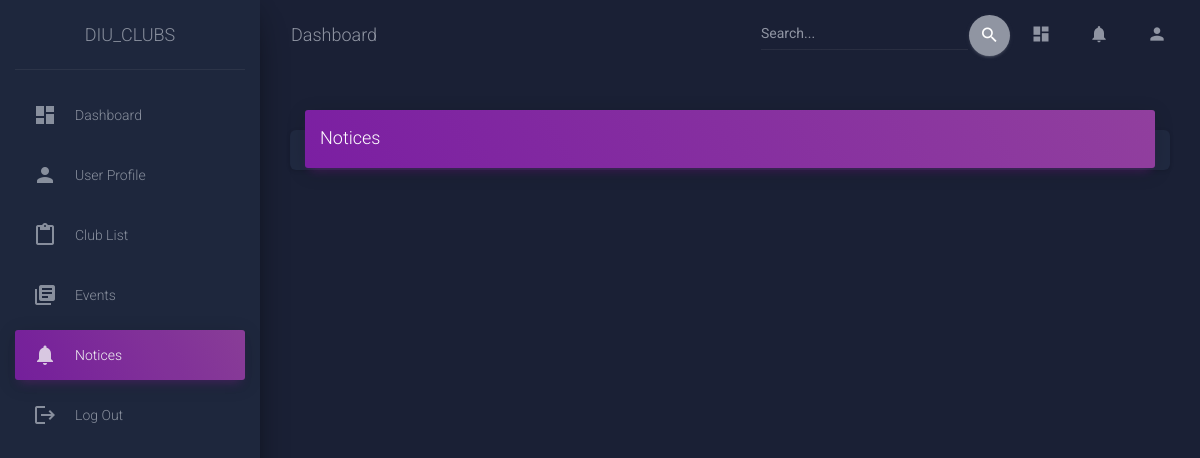
Page /notice (signed in) on the earlier database version.
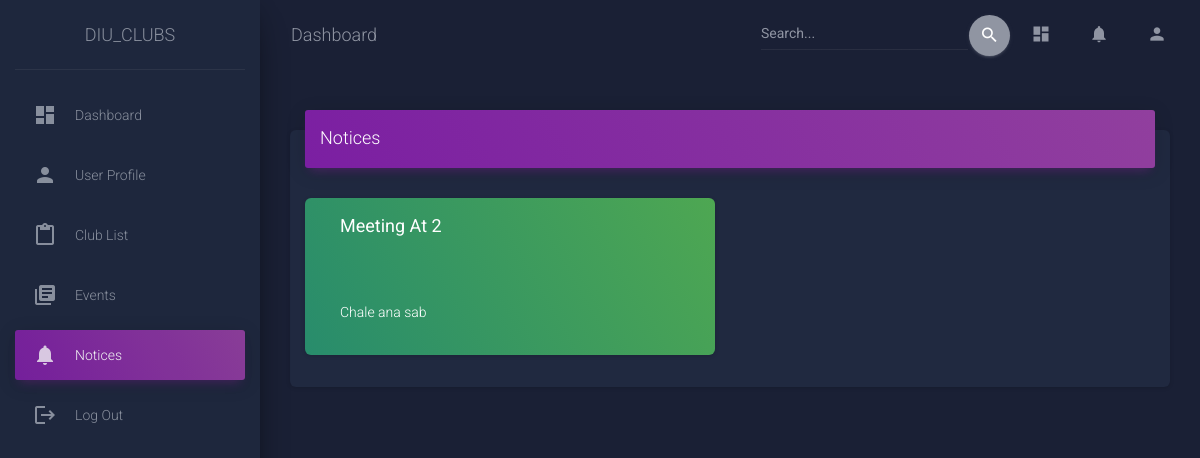
Same page on the later database version.
### Dashboard/models.py (models this page shows, shortened)
class Notice(models.Model):
    title = models.CharField(max_length=50)
    club = models.ForeignKey(Club, on_delete=models.CASCADE, null=True)
    description = models.CharField(max_length=500)

### Dashboard/views.py (the view)
# urls.py: path('notice',views.notice,name='notice'),
@login_required
def notice(request):
    admin_name = request.user.username[6:]
    user = str(request.user)
    student = Student.objects.get(user=request.user)
    if "admin" in user:
        club_name = Club.objects.get(tag=admin_name)
        if request.method == "POST":
            title = request.POST["title"]
            description = request.POST["description"]
            Notice.objects.create(title=title, description=description, club=club_name)
            notice_count = Notice.objects.filter(club=club_name).count()
            Notification.objects.update_or_create(
                notification_type="notices",
                club=club_name,
                user_type="general_user",
                defaults={"total": notice_count},
            )
            messages.success(request, "Notice Added")
            return redirect("notice")
        else:
            form_data = {}
            total = Notice.objects.filter(club__club_name=club_name).count()
            total_id = list(
                Notice.objects.filter(club__club_name=club_name).values_list(
                    "id", flat=True
                )
            )
            print(total_id)
            if total_id:
                for i in total_id:
                    title = Notice.objects.get(id=i, club__club_name=club_name).title
                    description = Notice.objects.get(
                        id=i, club__club_name=club_name
                    ).description
                    form_data[title] = description
                print(form_data)
                return render(
                    request, "dashboard/notice.html", {"form_data": form_data}
                )
            return render(request, "dashboard/notice.html", {"form_data": form_data})
    else:
        form_data = {}
        clubs = MemberJoined.objects.filter(student=student).values_list(
            "club__club_name", flat=True
        )
        clubs_with_notices = []
        for club_name in clubs:
            if Notice.objects.filter(club__club_name=club_name).exists():
                clubs_with_notices.append(club_name)
        if clubs_with_notices:
            for club_name in clubs_with_notices:
                notices = Notice.objects.filter(club__club_name=club_name)
                for notice in notices:
                    form_data[notice.title] = notice.description
        return render(request, "dashboard/notice.html", {"form_data": form_data})

### templates/dashboard/notice.html (shortened to what this page needs)
{% extends "sidebar/main.html" %}
{% block content %}
         <div class="wrapper">
            <div class="sidebar" data-color="purple" data-background-color="black" data-image="css/assets/img/sidebar-2.jpg">
               <div class="logo"><a href="http://www.creative-tim.com" class="simple-text logo-normal">
                  DIU_CLUBS
                  </a>
               </div>
               {% include 'sidebar/navbar.html' %}
               <div class="content">
                  <div class="container-fluid">
                    <div class="row">
                      <div class="col-md-12">
                        <div class="card">
                          <div class="card-header card-header-primary">
                            <h4 class="card-title ">Notices</h4>
                          </div>
                          <div class="container">
                            <div class="row">
                              {% if form_data %}
                                 {% for title, description in form_data.items %}
                                 <div class="col-6">
                                    <div class="card text-white bg-success col-12">
                                       <h4 class="card-body text-white"><strong>{{ title|title }}</strong></h4><br>
                                       <p class="card-body text-white">{{ description|linebreaksbr }}</p>
                                    </div>
                                 </div>
                                 {% endfor %}
                              {% endif %}
                            </div>
                          </div>
                        <div class="col-md-12">
                           <div class="row">
                              <div class="col-lg-8 col-md-10 ml-auto mr-auto">
                              </div>
                           </div>
                        </div>
                        <div class="row">
                           <div class="col-lg-8 col-md-10 ml-auto mr-auto">
                           </div>
                        </div>
                     </div>
                  </div>
               </div>
            </div>
         </div>
{% endblock %}

### templates/sidebar/main.html (shortened to what this page needs)
<!DOCTYPE html>
{% load static %}
<html lang="en">
<head>
  <link rel="stylesheet" href="https://maxcdn.bootstrapcdn.com/font-awesome/latest/css/font-awesome.min.css">
  <link href="{% static 'css/demo.css' %}" rel="stylesheet" />
  <link href="{% static 'css/material-dashboard.css' %}" rel="stylesheet" />
</head>
<body class="dark-edition">
    {% block content %}
    {% endblock content %}
</body>
</html>

### templates/sidebar/navbar.html (shortened to what this page needs)
{% block content %}
        <div class="sidebar-wrapper">
          <ul class="nav">
            <li class="nav-item  {% if request.resolver_match.url_name == 'dashboard' %}active{% endif %} ">
              <a class="nav-link" href="{% url 'dashboard' %}">
                <i class="material-icons">dashboard</i>
                <p>Dashboard</p>
              </a>
            </li>
            {% if "admin_" in request.user.username %}
              <li class="nav-item {% if request.resolver_match.url_name == 'profile' %}active{% endif %}">
              <a class="nav-link" href="{% url 'profile' %}">
                <i class="material-icons">person</i>
                <p>Admin Profile</p>
              </a>
            </li>
            <li class="nav-item {% if request.resolver_match.url_name == 'my_club' %}active{% endif %}">
              <a class="nav-link" href="{% url 'my_club' %}">
                <i class="material-icons">content_paste</i>
                <p>My Club</p>
              </a>
            {% else %}
            <li class="nav-item {% if request.resolver_match.url_name == 'profile' %}active{% endif %}">
              <a class="nav-link" href="{% url 'profile' %}">
                <i class="material-icons">person</i>
                <p>User Profile</p>
              </a>
            </li>
            <li class="nav-item {% if request.resolver_match.url_name == 'club' %}active{% endif %}">
              <a class="nav-link" href="{% url 'club' %}">
                <i class="material-icons">content_paste</i>
                <p>Club List</p>
              </a>
            </li>
            {% endif %}
            <li class="nav-item {% if request.resolver_match.url_name == 'event' %}active{% endif %}">
              <a class="nav-link" href="{% url 'event' %}">
                <i class="material-icons">library_books</i>
                <p>Events</p>
              </a>
            </li>
            <li class="nav-item {% if request.resolver_match.url_name == 'notice' %}active{% endif %}">
              <a class="nav-link" href="{% url 'notice' %}">
                <i class="material-icons">notifications</i>
                <p>Notices</p>
              </a>
            </li>
            <li class="nav-item {% if request.resolver_match.url_name == 'logout' %}active{% endif %}">
              <a class="nav-link" href="{% url 'logout' %}">
                <i class="material-icons">logout</i>
                <p>Log Out</p>
              </a>
            </li>
          </ul>
        </div>
      </div>
      <div class="main-panel">
        <nav class="navbar navbar-expand-lg navbar-transparent navbar-absolute fixed-top " id="navigation-example">
          <div class="container-fluid">
            <div class="navbar-wrapper">
              <a class="navbar-brand" href="javascript:void(0)">Dashboard</a>
            </div>
            <div class="collapse navbar-collapse justify-content-end">
              <form class="navbar-form">
                <div class="input-group no-border">
                  <input type="text" value="" class="form-control" placeholder="Search...">
                  <button type="submit" class="btn btn-default btn-round btn-just-icon">
                    <i class="material-icons">search</i>
                    <div class="ripple-container"></div>
                  </button>
                </div>
              </form>
              <ul class="navbar-nav">
                <li class="nav-item">
                  <a class="nav-link" href="{% url 'dashboard' %}">
                    <i class="material-icons">dashboard</i>
                  </a>
                </li>
                <li class="nav-item dropdown">
                  <a class="nav-link" href="javascript:void(0)" id="navbarDropdownMenuLink" data-toggle="dropdown" aria-haspopup="true" aria-expanded="false">
                    <i class="material-icons" >notifications</i>
                  </a>
                </li>
                <li class="nav-item">
                  <a class="nav-link" href="{% url 'profile' %}">
                    <i class="material-icons">person</i>
                  </a>
                </li>
              </ul>
            </div>
          </div>
        </nav>
{% endblock content %}

Differences in the rows shown:
added Notice: form_data "Meeting At 2", form_data "Chale ana sab"
